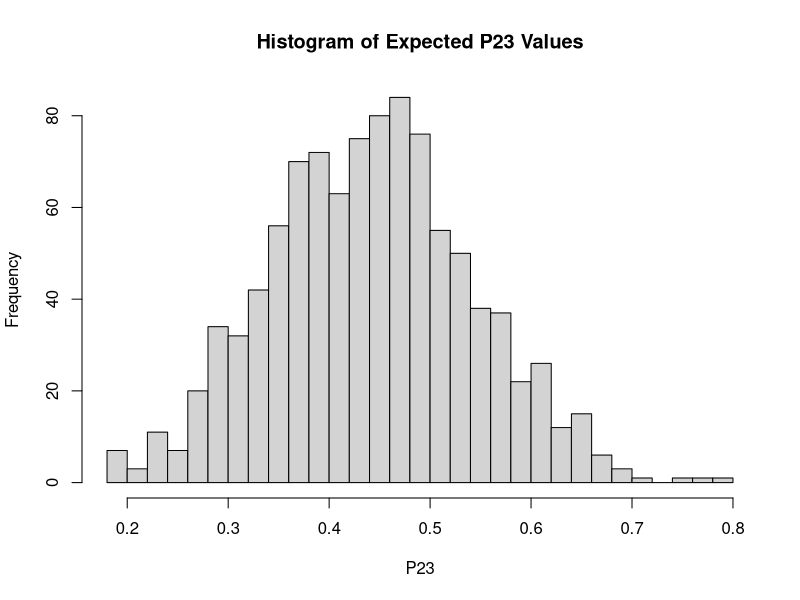
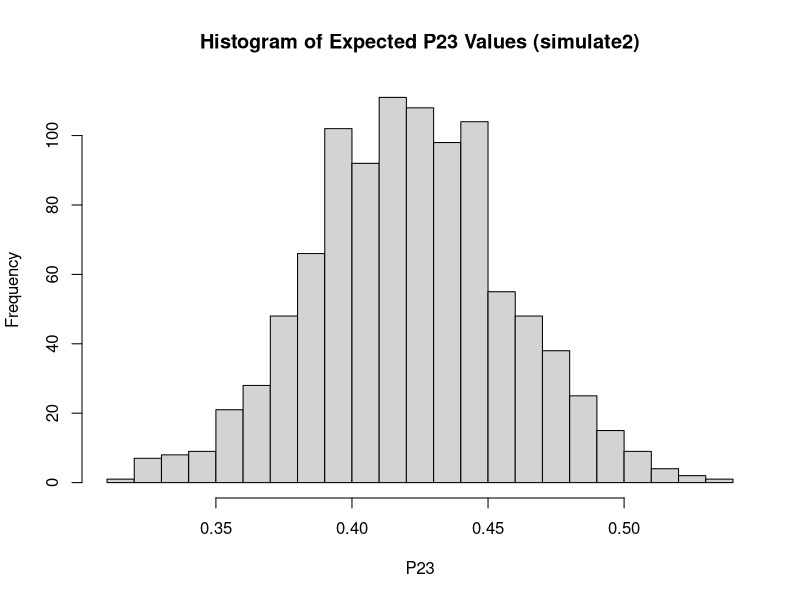
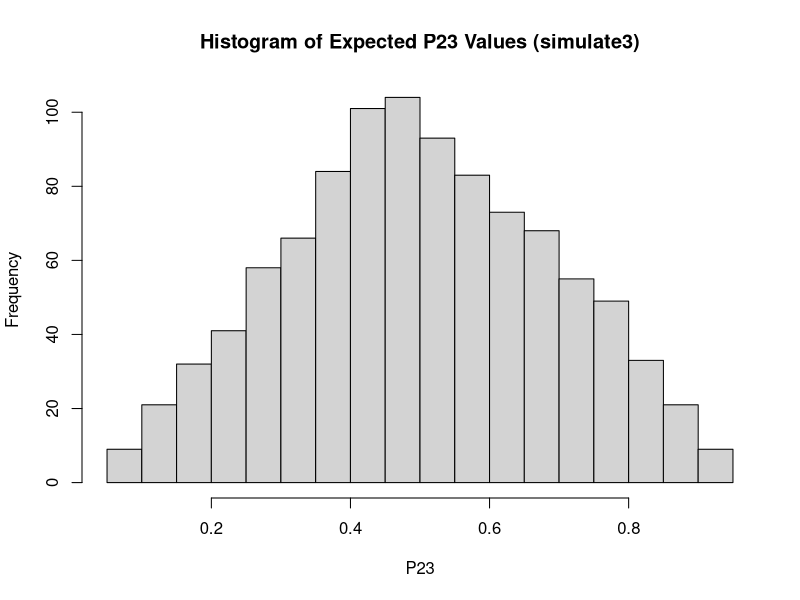

R code for these plots, in order:
simulate1 <- function() {
  # Initial observed chain
  initial_chain <- c(1, 2, 3, 2, 3, 1, 2, 1, 3, 2, 1, 3)
  
  # Initialize transition count matrix with pseudo-counts (Dirichlet prior)
  transition_counts <- matrix(1, nrow = 3, ncol = 3)
  
  # Update counts with initial chain
  for (i in 1:(length(initial_chain) - 1)) {
    transition_counts[initial_chain[i], initial_chain[i + 1]] <- transition_counts[initial_chain[i], initial_chain[i + 1]] + 1
  }
  
  # Calculate the initial expected transition matrix
  expected_transition_matrix <- apply(transition_counts, 1, function(row) row / sum(row))
  
  # Total length of the chain to simulate
  total_length <- 500
  
  # Initialization of current_state to the last state of the initial chain
  current_state <- initial_chain[length(initial_chain)]
  
  # Simulate the rest of the chain
  for (i in (length(initial_chain) + 1):total_length) {
    # Simulate the next state based on the current expected transition matrix
    transition_prob <- expected_transition_matrix[current_state, ]
    next_state <- sample(1:3, size = 1, prob = transition_prob)
    
    # Update transition counts
    transition_counts[current_state, next_state] <- transition_counts[current_state, next_state] + 1
    
    # Update the expected transition matrix
    expected_transition_matrix <- apply(transition_counts, 1, function(row) row / sum(row))
    
    # Update current state for the next iteration
    current_state <- next_state
  }
  
  return(expected_transition_matrix)
}

simulate1()

# Function to extract P23 from the transition matrix
extract_P23 <- function(matrix) {
  return(matrix[2, 3])
}

# Replicate the simulation 1000 times and extract P23 for each matrix
P23_values <- replicate(1000, extract_P23(simulate1()))

# Create a histogram of the P23 values
hist(P23_values, main = "Histogram of Expected P23 Values", xlab = "P23", breaks = 30)




simulate2 <- function() {
  # Initial observed chain
  initial_chain <- c(1, 2, 3, 2, 3, 1, 2, 1, 3, 2, 1, 3)
  
  # Initialize transition count matrix with pseudo-counts
  transition_counts <- matrix(1, nrow = 3, ncol = 3)
  
  # Update counts with initial chain
  for (i in 1:(length(initial_chain) - 1)) {
    transition_counts[initial_chain[i], initial_chain[i + 1]] <- transition_counts[initial_chain[i], initial_chain[i + 1]] + 1
  }
  
  # Initial expected transition matrix based only on observed data
  initial_expected_matrix <- apply(transition_counts, 1, function(row) row / sum(row))
  
  # Total length of the chain to simulate
  total_length <- 500
  
  # Simulate the rest of the chain
  current_state <- initial_chain[length(initial_chain)]
  
  # Simulate the rest of the chain
  for (i in (length(initial_chain) + 1):total_length) {
    # Simulate the next state based on the initial expected transition matrix
    transition_prob <- initial_expected_matrix[current_state, ]
    next_state <- sample(1:3, size = 1, prob = transition_prob)
    
    # Update transition counts with the new state
    transition_counts[current_state, next_state] <- transition_counts[current_state, next_state] + 1
    
    # Update current state for the next iteration
    current_state <- next_state
  }
  
  # Calculate the final expected transition matrix using all data
  final_expected_matrix <- apply(transition_counts, 1, function(row) row / sum(row))
  
  return(final_expected_matrix)
}

simulate2()

P23_values_simulate2 <- replicate(1000, extract_P23(simulate2()))
hist(P23_values_simulate2, main = "Histogram of Expected P23 Values (simulate2)", xlab = "P23", breaks = 30)

# simulate1 uses a dynamic approach, where the expected transition matrix is updated at each step,
# reflecting the most recent data. This might lead to a more variable distribution as the 
# simulation can 'drift' based on early simulated values.

# simulate2, on the other hand, always uses the initial expected matrix for simulation, which is 
# based only on the observed data. This might result in a more stable or consistent distribution, 
# as the simulation is not influenced by the outcomes of previous simulations.

#install.packages("LearnBayes")
library(LearnBayes)

library(LearnBayes)

simulate3 <- function() {
  # Initial observed chain
  initial_chain <- c(1, 2, 3, 2, 3, 1, 2, 1, 3, 2, 1, 3)
  
  # Initialize transition count matrix with pseudo-counts (from Dirichlet prior)
  transition_counts <- matrix(1, nrow = 3, ncol = 3)
  
  # Update counts with initial chain
  for (i in 1:(length(initial_chain) - 1)) {
    transition_counts[initial_chain[i], initial_chain[i + 1]] <- transition_counts[initial_chain[i], initial_chain[i + 1]] + 1
  }
  
  # Parameters for the Dirichlet posterior for each row of P
  # Replace this with your actual parameters obtained from part (a)
  dirichlet_parameters <- list(c(1, 3, 3), c(3, 1, 3), c(2, 3, 1)) 
  
  # Sample a transition matrix P from the posterior
  sampled_transition_matrix <- t(sapply(dirichlet_parameters, rdirichlet, n = 1))
  
  # Total length of the chain to simulate
  total_length <- 500
  
  # Simulate the rest of the chain
  current_state <- initial_chain[length(initial_chain)]
  for (i in (length(initial_chain) + 1):total_length) {
    # Simulate the next state based on the sampled transition matrix
    transition_prob <- sampled_transition_matrix[current_state, ]
    next_state <- sample(1:3, size = 1, prob = transition_prob)
    
    # Update transition counts with the new state
    transition_counts[current_state, next_state] <- transition_counts[current_state, next_state] + 1
    
    # Update current state for the next iteration
    current_state <- next_state
  }
  
  # Calculate the final expected transition matrix using all data
  final_expected_matrix <- apply(transition_counts, 1, function(row) row / sum(row))
  
  return(final_expected_matrix)
}

P23_values_simulate3 <- replicate(1000, extract_P23(simulate3()))
hist(P23_values_simulate3, main = "Histogram of Expected P23 Values (simulate3)", xlab = "P23", breaks = 30)
